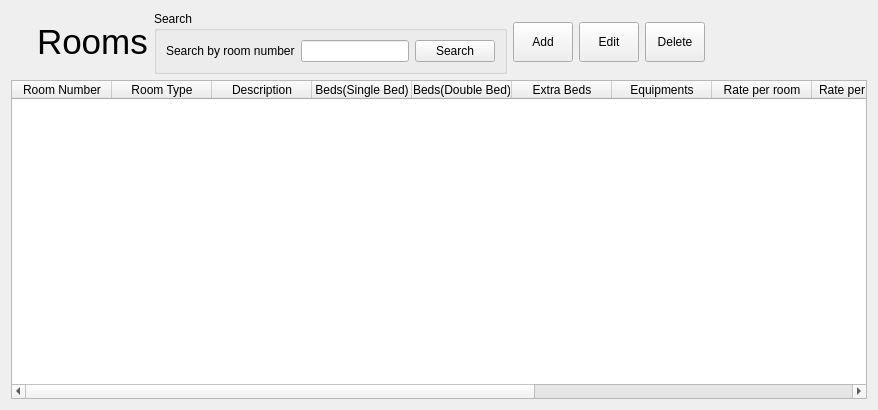
<?xml version="1.0" encoding="UTF-8"?>
<ui version="4.0">
 <class>Rooms</class>
 <widget class="QWidget" name="Rooms">
  <property name="geometry">
   <rect>
    <x>0</x>
    <y>0</y>
    <width>878</width>
    <height>410</height>
   </rect>
  </property>
  <property name="windowTitle">
   <string>Form</string>
  </property>
  <layout class="QVBoxLayout" name="verticalLayout">
   <item>
    <layout class="QHBoxLayout" name="horizontalLayout">
     <item>
      <widget class="QLabel" name="label">
       <property name="sizePolicy">
        <sizepolicy hsizetype="Fixed" vsizetype="Fixed">
         <horstretch>0</horstretch>
         <verstretch>0</verstretch>
        </sizepolicy>
       </property>
       <property name="minimumSize">
        <size>
         <width>20</width>
         <height>10</height>
        </size>
       </property>
       <property name="text">
        <string/>
       </property>
       <property name="pixmap">
        <pixmap resource="bill_master_resources.qrc">:/icons/icons/1428288011_10_small.png</pixmap>
       </property>
       <property name="scaledContents">
        <bool>true</bool>
       </property>
      </widget>
     </item>
     <item>
      <widget class="QLabel" name="label_2">
       <property name="sizePolicy">
        <sizepolicy hsizetype="Fixed" vsizetype="Fixed">
         <horstretch>0</horstretch>
         <verstretch>0</verstretch>
        </sizepolicy>
       </property>
       <property name="font">
        <font>
         <pointsize>26</pointsize>
        </font>
       </property>
       <property name="text">
        <string>Rooms</string>
       </property>
      </widget>
     </item>
     <item>
      <widget class="QGroupBox" name="groupBox">
       <property name="sizePolicy">
        <sizepolicy hsizetype="Preferred" vsizetype="Preferred">
         <horstretch>0</horstretch>
         <verstretch>0</verstretch>
        </sizepolicy>
       </property>
       <property name="title">
        <string>Search</string>
       </property>
       <layout class="QHBoxLayout" name="horizontalLayout_2">
        <item>
         <layout class="QGridLayout" name="gridLayout">
          <item row="0" column="1">
           <widget class="QLineEdit" name="search_field"/>
          </item>
          <item row="0" column="0">
           <widget class="QLabel" name="label_3">
            <property name="text">
             <string>Search by room number</string>
            </property>
           </widget>
          </item>
          <item row="0" column="2">
           <widget class="QPushButton" name="search_by_room">
            <property name="text">
             <string>Search</string>
            </property>
           </widget>
          </item>
         </layout>
        </item>
       </layout>
      </widget>
     </item>
     <item>
      <layout class="QGridLayout" name="gridLayout_2">
       <item row="0" column="0">
        <widget class="QToolButton" name="addRooms">
         <property name="sizePolicy">
          <sizepolicy hsizetype="Fixed" vsizetype="Fixed">
           <horstretch>0</horstretch>
           <verstretch>0</verstretch>
          </sizepolicy>
         </property>
         <property name="minimumSize">
          <size>
           <width>60</width>
           <height>40</height>
          </size>
         </property>
         <property name="text">
          <string>Add</string>
         </property>
         <property name="icon">
          <iconset resource="bill_master_resources.qrc">
           <normaloff>:/icons/icons/1429107785_678092-sign-add-128.png</normaloff>:/icons/icons/1429107785_678092-sign-add-128.png</iconset>
         </property>
         <property name="toolButtonStyle">
          <enum>Qt::ToolButtonTextBesideIcon</enum>
         </property>
        </widget>
       </item>
       <item row="0" column="1">
        <widget class="QToolButton" name="editRoom">
         <property name="sizePolicy">
          <sizepolicy hsizetype="Fixed" vsizetype="Fixed">
           <horstretch>0</horstretch>
           <verstretch>0</verstretch>
          </sizepolicy>
         </property>
         <property name="minimumSize">
          <size>
           <width>60</width>
           <height>40</height>
          </size>
         </property>
         <property name="text">
          <string>Edit</string>
         </property>
         <property name="icon">
          <iconset resource="bill_master_resources.qrc">
           <normaloff>:/icons/icons/1428360743_file_edit.png</normaloff>:/icons/icons/1428360743_file_edit.png</iconset>
         </property>
         <property name="toolButtonStyle">
          <enum>Qt::ToolButtonTextBesideIcon</enum>
         </property>
        </widget>
       </item>
       <item row="0" column="2">
        <widget class="QToolButton" name="deleteRoom">
         <property name="sizePolicy">
          <sizepolicy hsizetype="Fixed" vsizetype="Fixed">
           <horstretch>0</horstretch>
           <verstretch>0</verstretch>
          </sizepolicy>
         </property>
         <property name="minimumSize">
          <size>
           <width>60</width>
           <height>40</height>
          </size>
         </property>
         <property name="text">
          <string>Delete</string>
         </property>
         <property name="icon">
          <iconset resource="bill_master_resources.qrc">
           <normaloff>:/icons/icons/1429107797_678069-sign-error-128.png</normaloff>:/icons/icons/1429107797_678069-sign-error-128.png</iconset>
         </property>
         <property name="toolButtonStyle">
          <enum>Qt::ToolButtonTextBesideIcon</enum>
         </property>
        </widget>
       </item>
      </layout>
     </item>
     <item>
      <spacer name="horizontalSpacer">
       <property name="orientation">
        <enum>Qt::Horizontal</enum>
       </property>
       <property name="sizeHint" stdset="0">
        <size>
         <width>40</width>
         <height>20</height>
        </size>
       </property>
      </spacer>
     </item>
    </layout>
   </item>
   <item>
    <widget class="QTableWidget" name="roomDetailsTable">
     <property name="editTriggers">
      <set>QAbstractItemView::NoEditTriggers</set>
     </property>
     <property name="selectionMode">
      <enum>QAbstractItemView::SingleSelection</enum>
     </property>
     <property name="selectionBehavior">
      <enum>QAbstractItemView::SelectRows</enum>
     </property>
     <column>
      <property name="text">
       <string>Room Number</string>
      </property>
     </column>
     <column>
      <property name="text">
       <string>Room Type</string>
      </property>
     </column>
     <column>
      <property name="text">
       <string>Description</string>
      </property>
     </column>
     <column>
      <property name="text">
       <string>Beds(Single Bed)</string>
      </property>
     </column>
     <column>
      <property name="text">
       <string>Beds(Double Bed)</string>
      </property>
     </column>
     <column>
      <property name="text">
       <string>Extra Beds</string>
      </property>
     </column>
     <column>
      <property name="text">
       <string>Equipments</string>
      </property>
     </column>
     <column>
      <property name="text">
       <string>Rate per room</string>
      </property>
     </column>
     <column>
      <property name="text">
       <string>Rate per person</string>
      </property>
     </column>
     <column>
      <property name="text">
       <string>cGST Tax</string>
      </property>
     </column>
     <column>
      <property name="text">
       <string>sGST Tax</string>
      </property>
     </column>
     <column>
      <property name="text">
       <string>GST Tax</string>
      </property>
     </column>
     <column>
      <property name="text">
       <string>Status</string>
      </property>
     </column>
    </widget>
   </item>
  </layout>
 </widget>
 <resources>
  <include location="bill_master_resources.qrc"/>
 </resources>
 <connections/>
</ui>
